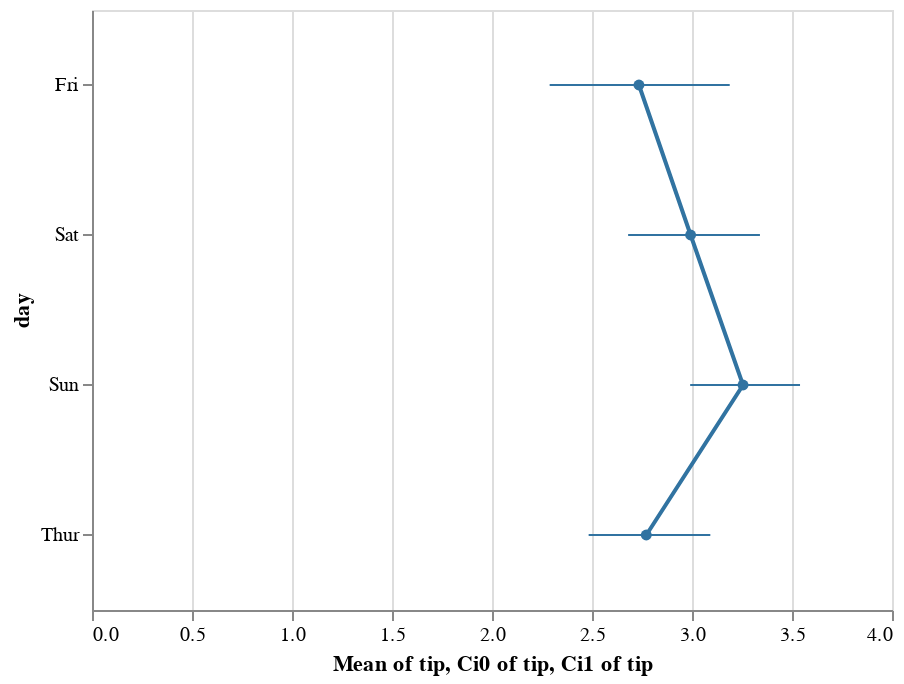

Source (notebook cell):
### Code cell
display(salt.pointplot(x="tip", y="day", data=tips))
ax = sns.pointplot(x="tip", y="day", data=tips)

### Figure 1 — Vega-Lite specification as saved in the notebook (floating-point values rounded to 4 significant figures; data arrays with more than 128 entries replaced by an {"elided": "..."} marker saying what was removed)
{"$schema": "https://vega.github.io/schema/vega-lite/v2.4.1.json", "config": {"range": {"category": ["rgba(49,115,161,1)", "rgba(224,128,44,1)", "rgba(58,145,58,1)", "rgba(192,60,61,1)", "rgba(147,113,178,1)", "rgba(131,91,83,1)", "rgba(213,132,188,1)", "rgba(127,127,127,1)", "rgba(168,169,53,1)", "rgba(45,171,184,1)"]}, "view": {"height": 300, "width": 400}}, "data": {"values": {"elided": "244 records"}}, "layer": [{"encoding": {"color": {"field": "___", "legend": null, "type": "nominal"}, "x": {"aggregate": "mean", "field": "tip", "type": "quantitative"}, "y": {"field": "day", "type": "nominal"}}, "mark": "circle"}, {"encoding": {"color": {"field": "___", "legend": null, "type": "nominal"}, "x": {"aggregate": "mean", "field": "tip", "type": "quantitative"}, "y": {"field": "day", "type": "nominal"}}, "mark": "line"}, {"encoding": {"color": {"field": "___", "legend": null, "type": "nominal"}, "x": {"aggregate": "ci0", "field": "tip", "type": "quantitative"}, "x2": {"aggregate": "ci1", "field": "tip", "type": "quantitative"}, "y": {"field": "day", "type": "nominal"}}, "mark": "rule"}]}
